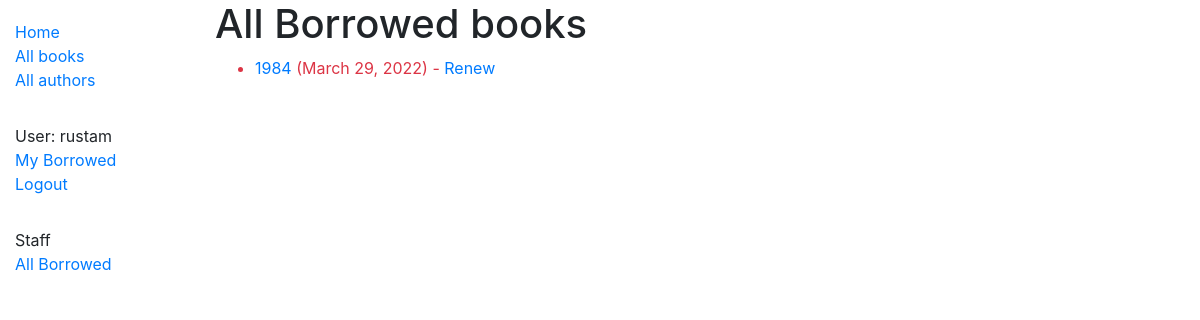
Before: /catalog/allbooks/ (signed in) with the older database file.
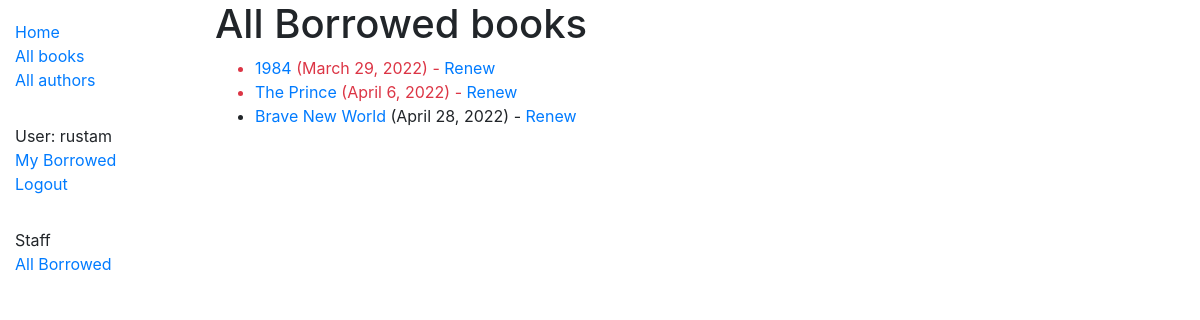
After: the same page with the newer database file.
### catalog/models.py (models this page shows, shortened)
class BookInstance(models.Model):
    id = models.UUIDField(primary_key=True, default=uuid.uuid4, help_text='Unique ID for this particular book across '
                                                                          'whole library')
    book = models.ForeignKey('Book', on_delete=models.RESTRICT, null=True)
    imprint = models.CharField(max_length=200)
    due_back = models.DateField(null=True, blank=True)
    LOAN_STATUS = (
        ('m', 'Maintenace'),
        ('o', 'On Loan'),
        ('a', 'Available'),
        ('r', 'Reserved')
    )
    status = models.CharField(
        max_length=1,
        choices=LOAN_STATUS,
        blank=True,
        default='m',
        help_text='Book availability'
    )
    borrower = models.ForeignKey(User, on_delete=models.SET_NULL, null=True, blank=True)
    @property
    def is_overdue(self):
        if self.due_back and date.today() > self.due_back:
            return True
        return False
    class Meta:
        ordering = ['due_back']
        permissions = (("can_mark_returned", "Set book as returned"),)

class Book(models.Model):
    title = models.CharField(max_length=200)
    author = models.ForeignKey('Author', on_delete=models.SET_NULL, null=True)
    summary = models.TextField(max_length=1000, help_text='Enter a brief description of the book')
    isbn = models.CharField('ISBN', max_length=13, unique=True, help_text='13 character <a '
                                                                          'href="https://www.isbn-international.org'
                                                                          '/content/what-isbn">ISBN number</a>')
    genre = models.ManyToManyField(Genre, help_text='Select genre of the book')
    def display_genre(self):
        """Create a string for the Genre. This is required to display genre in Admin."""
        return ', '.join(genre.name for genre in self.genre.all()[:3])
    display_genre.short_description = 'Genre'
    language = models.ManyToManyField(Language, help_text='Select language of the book')
    def display_language(self):
        """Create a string for the Genre. This is required to display genre in Admin."""
        return ', '.join(language.name for language in self.language.all()[:3])
    display_language.short_description = 'Language'

### catalog/views.py (the view)
# urls.py: path('allbooks/', views.AllLoanedBooksListView.as_view(), name='all-borrowed'),
class AllLoanedBooksListView(LoginRequiredMixin, PermissionRequiredMixin, generic.ListView):
    model = BookInstance
    template_name = "catalog/bookinstance_list_borrowed_all.html"
    permission_required = "catalog.can_mark_returned"
    def get_queryset(self):
        return BookInstance.objects.filter(status__exact='o').order_by('due_back')

### catalog/templates/catalog/bookinstance_list_borrowed_all.html
{% extends "base.html" %}
{% block content %}
    <h1>All Borrowed books</h1>
    {% if bookinstance_list %}
      <ul>
        {% for bookinst in bookinstance_list %}
          <li class="{% if bookinst.is_overdue %} text-danger {% endif %}">
              <a href="{% url 'book-detail' bookinst.book.pk %}">{{ bookinst.book.title }}</a>
              ({{ bookinst.due_back }})
              {% if perms.catalog.can_mark_returned %}- <a href="{% url 'renew-book-librarian' bookinst.id %}">Renew</a>  {% endif %}
          </li>
        {% endfor %}
      </ul>
    {% else %}
      <p>There are no books borrowed.</p>
    {% endif %}
{% endblock %}

Changed rows visible on the page:
now on this page (row edited): BookInstance: book "The Prince", due_back "April 6, 2022"
now on this page (row edited): BookInstance: book "Brave New World", due_back "April 28, 2022"
